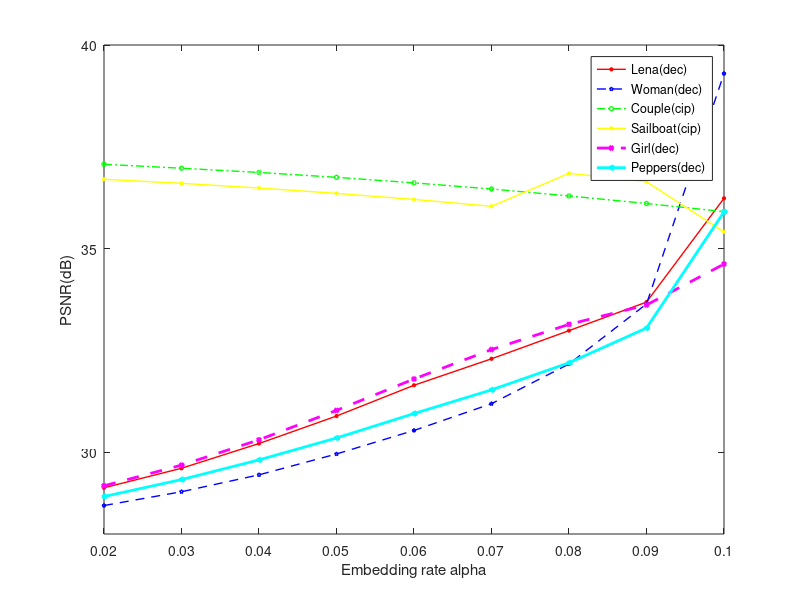

This figure's MATLAB source:
x=0.02:0.01:0.1;%x轴上的数据，第一个值代表数据开始，第二个值代表间隔，第三个值代表终止
a=[29.1339,29.6133,30.2200,30.8946,31.6500,32.2993,32.9905,33.6908,36.2377]; %a数据y值
 b=[28.6984,29.0372,29.4520,29.9637,30.5413,31.1972,32.1729,33.6452,39.2995]; %b数据y值
 c=[37.0728,36.9760,36.8726,36.7526,36.6165,36.4668,36.2962,36.1099,35.9113]; %c数据y值
 

 f=[36.7052,36.6059,36.4904,36.3590,36.2109,36.0432,36.8520,36.6438,35.4145]; %c数据y值
 g=[29.1828,29.6893,30.3114,31.0330,31.8040,32.5263,33.1443,33.6207,34.6239];
 h=[28.9199,29.3357,29.8185,30.3561,30.9555,31.5369,32.2006,33.0549,35.9050];
 figure;
 plot(x,a,'-*r',...
    'LineWidth',1,...
    'MarkerSize',3,...
    'MarkerEdgeColor','r');
 hold on;
 plot(x,b,'--pb',...
    'LineWidth',1,...
    'MarkerSize',3,...
    'MarkerEdgeColor','b')
 hold on;
 plot(x,c,'-.og',...
    'LineWidth',1,...
    'MarkerSize',3,...
    'MarkerEdgeColor','g')
hold on;
 plot(x,f,'-*y',...
    'LineWidth',1,...
    'MarkerSize',3,...
    'MarkerEdgeColor','y')
hold on;
 plot(x,g,'--dm',...
    'LineWidth',2,...
    'MarkerSize',3,...
    'MarkerEdgeColor','m')
hold on;
 plot(x,h,'-<c',...
    'LineWidth',2,...
    'MarkerSize',3,...
    'MarkerEdgeColor','c')

% axis([0,8,0,700])  %确定x轴与y轴框图大小
set(gca,'XTick',[0.02:0.01:0.1]) %x轴范围1-6，间隔1
set(gca,'YTick',[20:5:45]) %y轴范围0-700，间隔100
legend('Lena(dec)','Woman(dec)','Couple(cip)','Sailboat(cip)','Girl(dec)','Peppers(dec)');   %右上角标注
xlabel('Embedding rate alpha')  %x轴坐标描述
ylabel('PSNR(dB)') %y轴坐标描述

